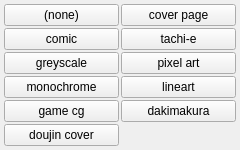
<?xml version="1.0" encoding="UTF-8"?>
<ui version="4.0">
 <class>format_menu</class>
 <widget class="QWidget" name="format_menu">
  <property name="geometry">
   <rect><x>0</x><y>0</y><width>240</width><height>60</height></rect>
  </property>
  <layout class="QGridLayout" name="grid">
   <property name="leftMargin"><number>4</number></property>
   <property name="topMargin"><number>4</number></property>
   <property name="rightMargin"><number>4</number></property>
   <property name="bottomMargin"><number>4</number></property>
   <property name="horizontalSpacing"><number>2</number></property>
   <property name="verticalSpacing"><number>2</number></property>
   <item row="0" column="0">
    <widget class="QPushButton" name="btn_none">
     <property name="text"><string>(none)</string></property>
    </widget>
   </item>
   <item row="1" column="0">
    <widget class="QPushButton" name="chk_comic">
     <property name="checkable"><bool>true</bool></property>
     <property name="text"><string>comic</string></property>
     <property name="tags" stdset="0"><string>comic</string></property>
    </widget>
   </item>
   <item row="2" column="0">
    <widget class="QPushButton" name="chk_greyscale">
     <property name="checkable"><bool>true</bool></property>
     <property name="text"><string>greyscale</string></property>
     <property name="tags" stdset="0"><string>greyscale</string></property>
    </widget>
   </item>
   <item row="3" column="0">
    <widget class="QPushButton" name="chk_monochrome">
     <property name="checkable"><bool>true</bool></property>
     <property name="text"><string>monochrome</string></property>
     <property name="tags" stdset="0"><string>monochrome</string></property>
    </widget>
   </item>
   <item row="4" column="0">
    <widget class="QPushButton" name="chk_game_cg">
     <property name="checkable"><bool>true</bool></property>
     <property name="text"><string>game cg</string></property>
     <property name="tags" stdset="0"><string>game cg</string></property>
    </widget>
   </item>
   <item row="5" column="0">
    <widget class="QPushButton" name="chk_doujin_cover">
     <property name="checkable"><bool>true</bool></property>
     <property name="text"><string>doujin cover</string></property>
     <property name="tags" stdset="0"><string>doujin cover</string></property>
    </widget>
   </item>
   <item row="0" column="1">
    <widget class="QPushButton" name="chk_cover_page">
     <property name="checkable"><bool>true</bool></property>
     <property name="text"><string>cover page</string></property>
     <property name="tags" stdset="0"><string>cover page</string></property>
    </widget>
   </item>
   <item row="1" column="1">
    <widget class="QPushButton" name="chk_tachi_e">
     <property name="checkable"><bool>true</bool></property>
     <property name="text"><string>tachi-e</string></property>
     <property name="tags" stdset="0"><string>tachi-e</string></property>
    </widget>
   </item>
   <item row="2" column="1">
    <widget class="QPushButton" name="chk_pixel_art">
     <property name="checkable"><bool>true</bool></property>
     <property name="text"><string>pixel art</string></property>
     <property name="tags" stdset="0"><string>pixel art</string></property>
    </widget>
   </item>
   <item row="3" column="1">
    <widget class="QPushButton" name="chk_lineart">
     <property name="checkable"><bool>true</bool></property>
     <property name="text"><string>lineart</string></property>
     <property name="tags" stdset="0"><string>lineart</string></property>
    </widget>
   </item>
   <item row="4" column="1">
    <widget class="QPushButton" name="chk_dakimakura">
     <property name="checkable"><bool>true</bool></property>
     <property name="text"><string>dakimakura</string></property>
     <property name="tags" stdset="0"><string>dakimakura ( medium )</string></property>
    </widget>
   </item>
  </layout>
 </widget>
 <resources/>
 <connections/>
</ui>
